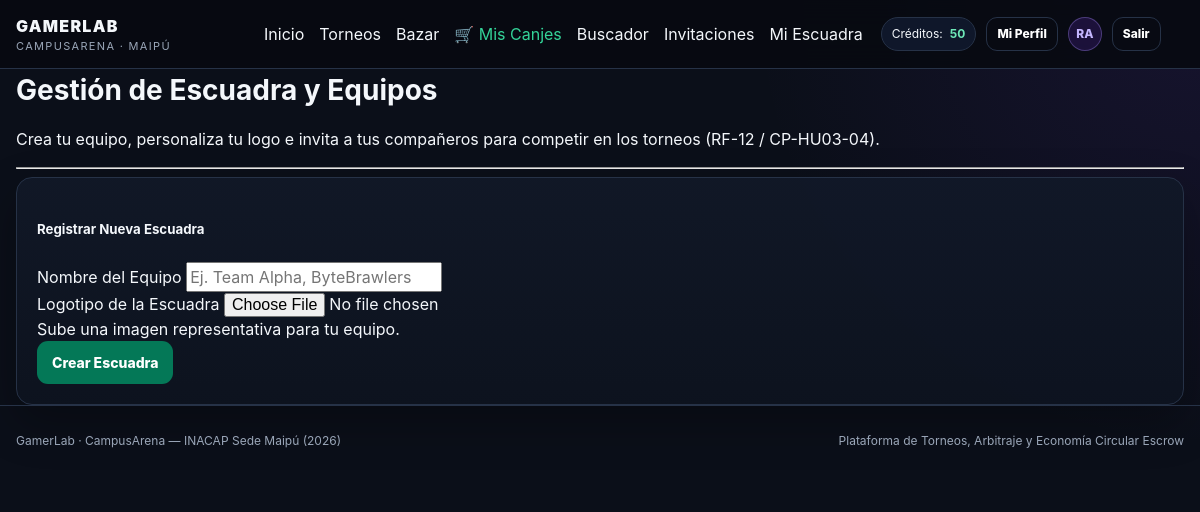
Page /escuadra/ (signed in) on the earlier database version.
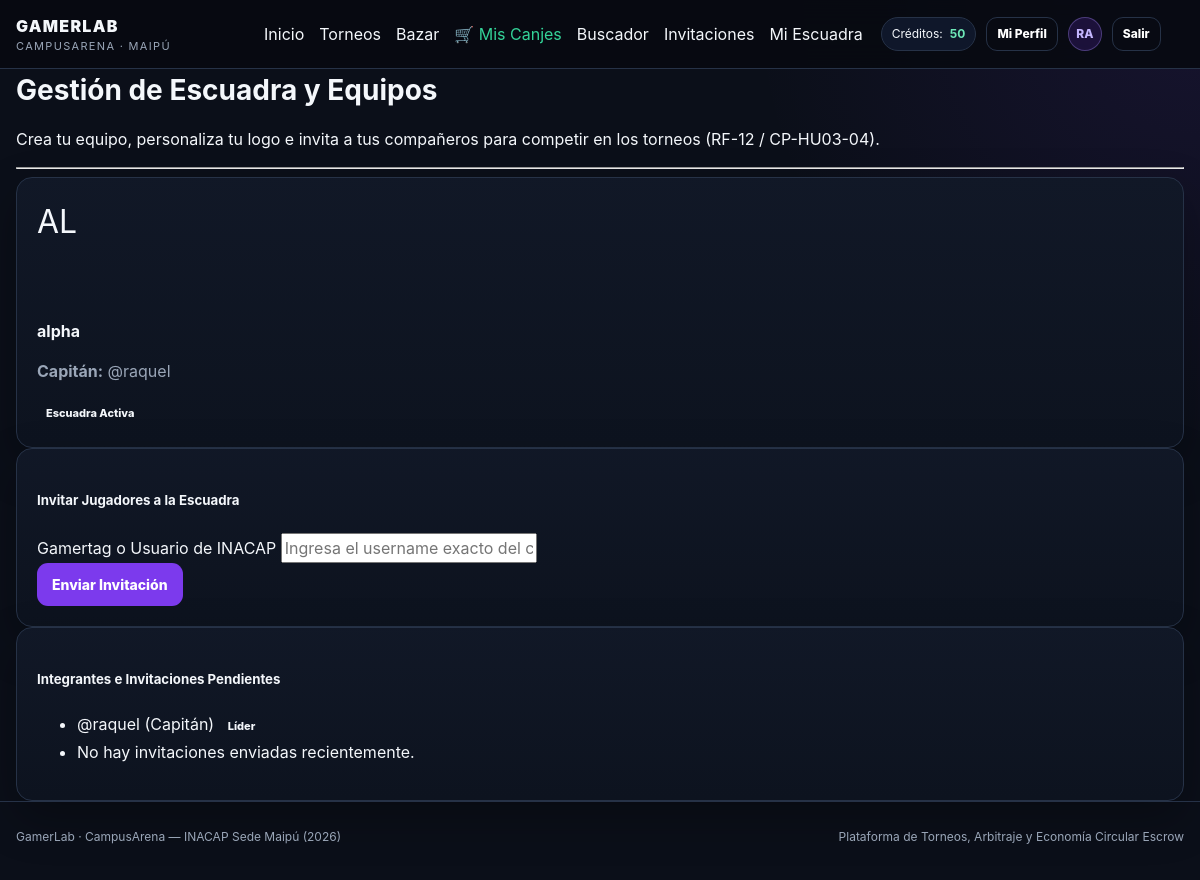
Same page on the later database version.
### torneos/models.py (models this page shows, shortened)
class Escuadra(models.Model):
    id_escuadra = models.AutoField(primary_key=True)
    nombre_escuadra = models.CharField(max_length=100, unique=True)
    logo = models.ImageField(upload_to='logos_escuadras/', blank=True, null=True) # Soporte para imagen/logo
    torneo = models.ForeignKey(Torneo, on_delete=models.CASCADE, related_name='escuadras_inscritas', null=True, blank=True)
    capitan = models.ForeignKey(settings.AUTH_USER_MODEL, on_delete=models.CASCADE, related_name='escuadras_lideradas')
    fecha_creacion = models.DateTimeField(auto_now_add=True)

### cuentas/models.py (models this page shows)
class Usuario(AbstractUser):
    ROLES = (
        ('Jugador', 'Jugador / Estudiante'),
        ('Administrador', 'Administrador de Sede'),
        ('DAE', 'DAE / Curricular (Gestión de Premios)'),
    )
    rol = models.CharField(max_length=20, choices=ROLES, default='Jugador')
    run = models.CharField(max_length=12, unique=True, null=True, blank=True)
    carrera = models.ForeignKey(Carrera, on_delete=models.SET_NULL, null=True, blank=True)
    saldo_creditos = models.DecimalField(max_digits=10, decimal_places=2, default=50.00)
    gamertag = models.CharField(max_length=50, blank=True, null=True)
    juego_favorito = models.CharField(max_length=100, blank=True, null=True)
    rango = models.CharField(max_length=50, blank=True, null=True)
    groups = models.ManyToManyField(
        'auth.Group',
        related_name='usuario_groups',
        blank=True,
        help_text='The groups this user belongs to.',
        verbose_name='groups',
    )
    user_permissions = models.ManyToManyField(
        'auth.Permission',
        related_name='usuario_user_permissions',
        blank=True,
        help_text='Specific permissions for this user.',
        verbose_name='user permissions',
    )

### torneos/views.py (the view, shortened to what this page needs)
# urls.py: path('escuadra/', views.gestionar_escuadra_view, name='gestionar_escuadra'),
@login_required
def gestionar_escuadra_view(request):
    escuadra_existente = Escuadra.objects.filter(capitan=request.user).first()
    context = {
        'escuadra': escuadra_existente,
    }
    return render(request, 'gestion_escuadra.html', context)

### templates/gestion_escuadra.html (shortened to what the changed rows need)
{% extends 'base.html' %}
{% block content %}
<div class="container mt-4 mb-5">
    <div class="row">
        <div class="col-md-12">
            <h2>Gestión de Escuadra y Equipos</h2>
        </div>
    </div>
    {% if not escuadra %}
        <div class="row justify-content-center">
            <div class="col-md-6">
                <div class="card shadow-sm">
                    <div class="card-header bg-primary text-white">
                        <h5 class="mb-0">Registrar Nueva Escuadra</h5>
                    </div>
                    <div class="card-body">
                        <form method="POST" enctype="multipart/form-data">
                            <div class="mb-3">
                                <label for="nombre_escuadra" class="form-label">Nombre del Equipo</label>
                                <input type="text" class="form-control" id="nombre_escuadra" name="nombre_escuadra" placeholder="Ej. Team Alpha, ByteBrawlers" required>
                            </div>
                            <div class="mb-3">
                                <label for="logo" class="form-label">Logotipo de la Escuadra</label>
                                <input type="file" class="form-control" id="logo" name="logo" accept="image/*">
                                <div class="form-text">Sube una imagen representativa para tu equipo.</div>
                            </div>
                            <button type="submit" name="crear_equipo" class="btn btn-success w-100">Crear Escuadra</button>
                        </form>
                    </div>
                </div>
            </div>
        </div>
    {% else %}
        <div class="row">
            <div class="col-md-4 mb-4">
                <div class="card shadow-sm text-center">
                    <div class="card-body">
                        {% if escuadra.logo %}
                            <img src="{{ escuadra.logo.url }}" alt="Logo de escuadra" class="rounded-circle mb-3 shadow" width="100" height="100" style="object-fit: cover;">
                        {% else %}
                            <div class="bg-secondary text-white rounded-circle d-flex align-items-center justify-content-center mx-auto mb-3 shadow" style="width: 100px; height: 100px; font-size: 2rem;">
                                {{ escuadra.nombre_escuadra|slice:":2"|upper }}
                            </div>
                        {% endif %}
                        <h4 class="card-title text-primary">{{ escuadra.nombre_escuadra }}</h4>
                        <p class="text-muted mb-1"><strong>Capitán:</strong> @{{ escuadra.capitan.username }}</p>
                        <span class="badge bg-success">Escuadra Activa</span>
                    </div>
                </div>
            </div>
            <div class="col-md-8">
                <div class="card shadow-sm mb-4">
                    <div class="card-header bg-dark text-white">
                        <h5 class="mb-0">Invitar Jugadores a la Escuadra</h5>
                    </div>
                    <div class="card-body">
                        <form method="POST" class="row g-3">
                            <div class="col-md-8">
                                <label for="username_invitado" class="form-label">Gamertag o Usuario de INACAP</label>
                                <input type="text" class="form-control" id="username_invitado" name="username_invitado" placeholder="Ingresa el username exacto del compañero" required>
                            </div>
                            <div class="col-md-4 d-flex align-items-end">
                                <button type="submit" name="invitar_jugador" class="btn btn-primary w-100">Enviar Invitación</button>
                            </div>
                        </form>
                    </div>
                </div>
                <div class="card shadow-sm">
                    <div class="card-header bg-secondary text-white">
                        <h5 class="mb-0">Integrantes e Invitaciones Pendientes</h5>
                    </div>
                    <div class="card-body">
                        <ul class="list-group list-group-flush">
                            <li class="list-group-item d-flex justify-content-between align-items-center">
                                <span>@{{ escuadra.capitan.username }} (Capitán)</span>
                                <span class="badge bg-primary">Líder</span>
                            </li>
                            {% for invitacion in invitaciones %}
                                <li class="list-group-item d-flex justify-content-between align-items-center">
                                    <span>@{{ invitacion.jugador_invitado.username }}</span>
                                    <span class="badge bg-warning text-dark">{{ invitacion.estado }}</span>
                                </li>
                            {% empty %}
                                <li class="list-group-item text-muted text-center py-3">
                                    No hay invitaciones enviadas recientemente.
                                </li>
                            {% endfor %}
                        </ul>
                    </div>
                </div>
            </div>
        </div>
    {% endif %}
</div>
{% endblock %}

Differences in the rows shown:
added Escuadra: nombre_escuadra "AL", nombre_escuadra "alpha", capitan.username "raquel"
Other differences:
text no longer shown: "Registrar Nueva Escuadra Nombre del Equipo Logotipo de la Escuadra Sube una imagen representativa para tu equipo. Crear Escuadra"
text now shown: "Capitán: @ Escuadra Activa Invitar Jugadores a la Escuadra Gamertag o Usuario de INACAP Enviar Invitación Integrantes e Invitaciones Pendientes @ (Capitán) Líder No hay invitaciones enviadas recientemente."
